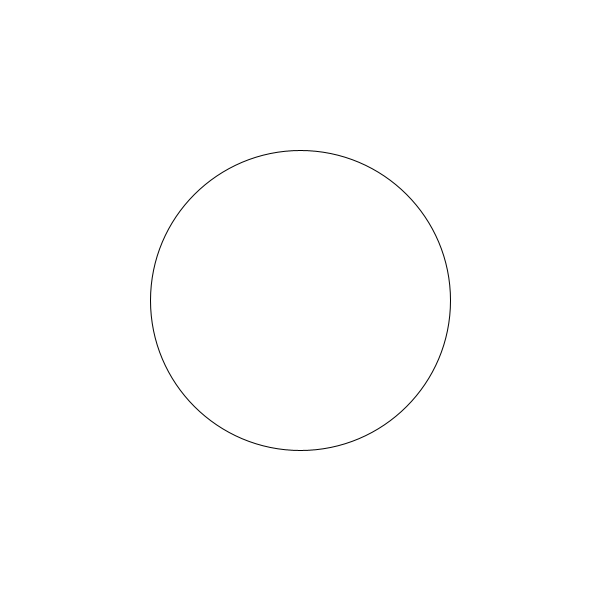
Frame 1 (no input)
Frame 60 (the mouse pressed at the canvas centre just before this capture): identical to frame 1, image omitted
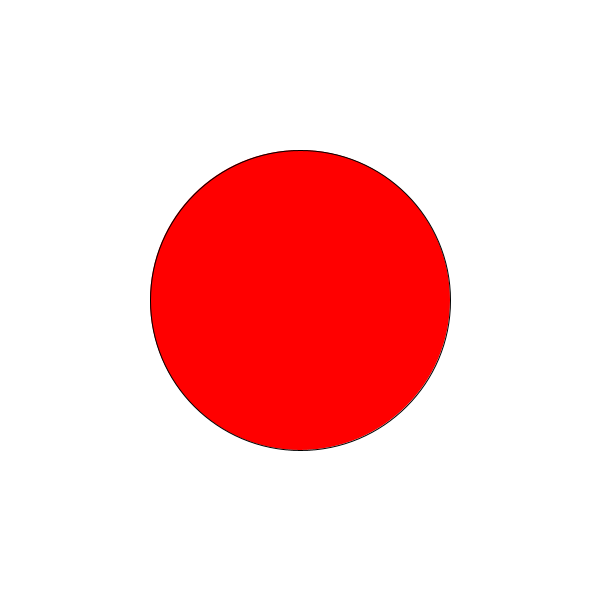
Frame 120 (the mouse held since frame 60 and released just before this capture)

The Processing sketch that drew these frames (run headless with seeded random() and noise(); from frame 60 on, the mouse is pressed at the canvas centre):

// Processing sketch: AT_55555
// ── AT_55555.pde
int a = 300;
int i = 0;

void setup(){
  size(600, 600);
}

void draw(){
  background(255);
  if(i == 0){
    circle(300, a, 300);
  }
  if(i == 1){
    fill(255, 0, 0);
    circle(300, a, 300);
  }
  if(i == 2){
    fill(255, 130, 0);
    circle(300, a, 300);
  }
  if(i == 3){
    fill(255, 255, 0);
    circle(300, a, 300);
  }
  if(i == 4){
    fill(0, 255, 0);
    circle(300, a, 300);
  }
  if(i == 5){
    fill(0, 0, 255);
    circle(300, a, 300);
  }
  if(i == 6){
    fill(30, 20, 100);
    circle(300, a, 300);
  }
  if(i == 7){
    fill(110, 10, 150);
    circle(300, a, 300);
  }
}

void mousePressed(){
  if(mouseX > 150 && mouseX < 450 && mouseY > 150 && mouseY < 450 && i < 8){
    i ++;
  }
  if(i >= 8){
    i = 0;
  }
  if(mouseY > 150 && mouseY < 300){
    a -= 3;
  }
  if(mouseY > 300 && mouseY < 450){
    a += 3;
  }
}
